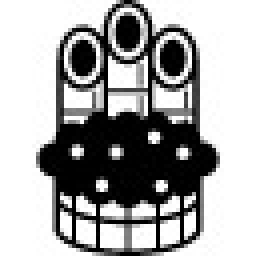
#> input picture obniz/py/img/kadomatsu.jpg, 64 x 64 px (shown 4 times larger)
$ python -i main.py   (imports and definitions only)
#> lines starting #> are read from the running program, lines starting #| are printed output that depends on the picture; after the words box and inside, x2 and y2 are one past the last pixel; in counts of white or black regions, pixels touching at a corner belong together
import asyncio
import sys

import numpy as np
from obniz import Obniz
from PIL import Image, ImageOps
from PIL.JpegImagePlugin import JpegImageFile


def load_image_for_obniz(path: str) -> JpegImageFile:
#> called with path = 'img/kadomatsu.jpg'
    img = Image.open(path)
#> img is the input picture: PIL image 64x64 RGB; min 0, max 255, mean 168.6
    img = img.resize((64, 64))
    # グレースケール
    img = img.convert("L")
#> img: PIL image 64x64 L
    # 白黒反転
    img = ImageOps.invert(img)
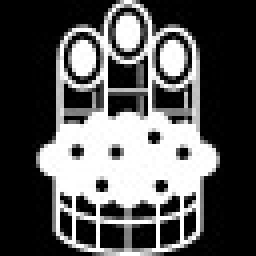
#> img: PIL image 64x64 L (shown 4 times larger); min 0, max 255, mean 86.4
    # 0, 1 化
    img = img.point(lambda x: 0 if x < 128 else x)
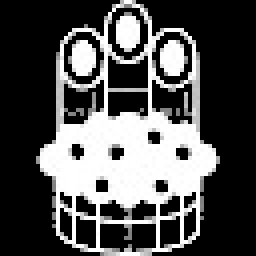
#> img: PIL image 64x64 L (shown 4 times larger); min 0, max 255, mean 79.8
    img = img.point(lambda x: 1 if x >= 128 else x)
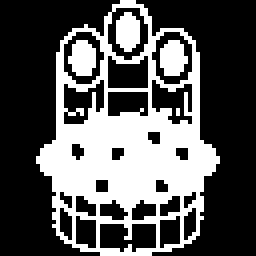
#> img: PIL image 64x64 L (shown 4 times larger); values 0 (black) and 1 (white), 34.1% white; 5 white regions (1 under 20 px), largest, box (x1, y1, x2, y2) and area: (9, 0, 55, 64) 1247, (17, 10, 24, 19) 49, (40, 10, 47, 19) 49, (29, 3, 35, 13) 48
    return img


def paste_center_for_obniz(img: JpegImageFile) -> list:
    width = 128
    height = 64

    # obniz ディスプレイに合わせて新しい画像を作成
    blank = Image.new('L', (width, height))
    # 64x64 の画像を中央に貼り付ける
    blank.paste(img, (32, 0))

    # 画像を配列化して一次元化
    blank = np.array(blank).flatten()

    # 128x64=8192(bit) を 1024 byte で表現する
    byte_array = []
    length = len(blank)
    for i in range(0, length, 8):
        b7 = blank[i + 0] << 7
        b6 = blank[i + 1] << 6
        b5 = blank[i + 2] << 5
        b4 = blank[i + 3] << 4
        b3 = blank[i + 4] << 3
        b2 = blank[i + 5] << 2
        b1 = blank[i + 6] << 1
        b0 = blank[i + 7]
        b = b7 + b6 + b5 + b4 + b3 + b2 + b1 + b0

        # numpy.int64 を int に変換して配列に追加する
        byte_array.append(int(b))

    print(len(byte_array))
    return byte_array


# [6 lines not run here, left out]

args = sys.argv
obniz_id = args[1]

# [1 line that did not run here, left out]
# [1 line that did not run here, left out]
# [1 line not run here, left out]

>>> result = load_image_for_obniz('img/kadomatsu.jpg')
